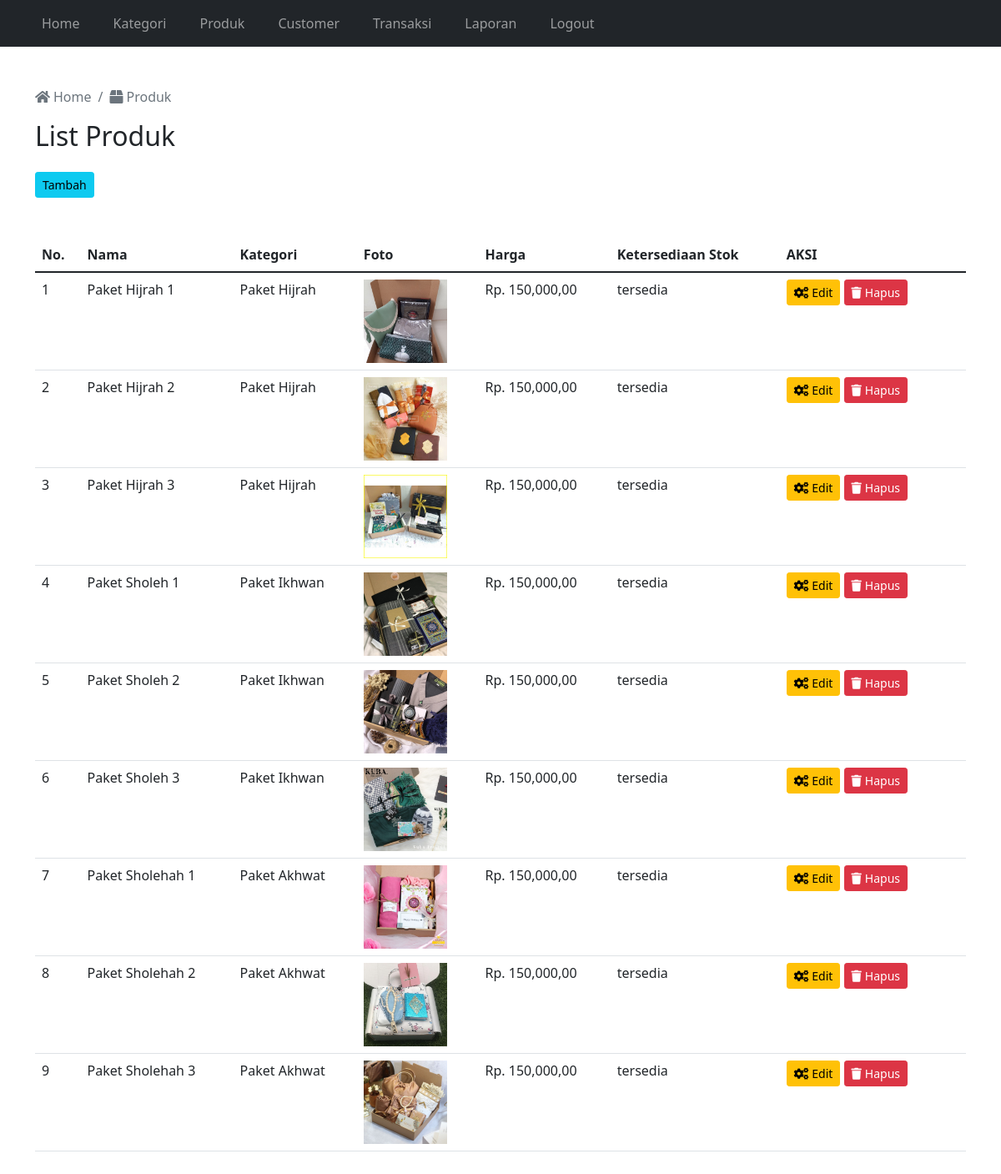
The app's page /admin/produk1.php (signed in) with its own data.
### tables this page shows
CREATE TABLE `tabel_produk` (
  `produk_id` int(11) NOT NULL,
  `kategori_id` int(11) NOT NULL,
  `nama_produk` varchar(255) NOT NULL,
  `harga_produk` double NOT NULL,
  `foto_produk` varchar(255) DEFAULT NULL,
  `detail_produk` text DEFAULT NULL,
  `ketersediaan_stok` enum('habis','tersedia') DEFAULT 'tersedia'
);

CREATE TABLE `tabel_kategori` (
  `kategori_id` int(11) NOT NULL,
  `nama_kategori` varchar(100) NOT NULL
);

### admin/produk1.php (the view, shortened to what this page needs)
<!DOCTYPE html>
<html lang="en">
<head>
    <link href="https://cdn.jsdelivr.net/npm/bootstrap@5.1.3/dist/css/bootstrap.min.css" rel="stylesheet">
    <link rel="stylesheet" href="https://cdnjs.cloudflare.com/ajax/libs/font-awesome/5.15.4/css/all.min.css">
</head>
<body>
<?php include 'navbar1.php'; ?>
    <div class="container mt-5">
        <nav aria-label="breadcrumb">
            <ol class="breadcrumb">
                <li class="breadcrumb-item active" aria-current="page">
                    <a href="../admin/index1.php" class="no-decoration text-muted">
                        <i class="fa fa-home me-1"></i>Home
                    </a>
                </li>
                <li class="breadcrumb-item active" aria-current="page">
                    <i class="fas fa-box me-1"></i>Produk
                </li>
            </ol>
        </nav>
        <div class="mt-3 mb-5">
            <h2>List Produk</h2>
            <a href="produk_tambah.php" class="btn btn-sm btn-info pull-right mt-3">Tambah</a>
            <div class="table-responsive mt-5">
                <table class="table">
                    <thead>
                        <tr>
                            <th>No.</th>
                            <th>Nama</th>
                            <th>Kategori</th>
                            <th>Foto</th>
                            <th>Harga</th>
                            <th>Ketersediaan Stok</th>
                            <th width="20%">AKSI</th>
                        </tr>
                    </thead>
                    <tbody>
                        <?php
                        include '../koneksi.php';
                        $dataproduk = mysqli_query($koneksi, "SELECT a.*, b.nama_kategori AS nama_kategori FROM tabel_produk a INNER JOIN tabel_kategori b ON a.kategori_id = b.kategori_id ORDER BY a.nama_produk ASC");
                        $jumlahproduk = mysqli_num_rows($dataproduk);
                        if($jumlahproduk == 0) {
                        ?>
                            <tr>
                                <td colspan=9 class="text-center">Data Produk Tidak Tersedia.</td>
                            </tr>
                        <?php
                        } else {
                            $jumlah = 1;
                            while($data = mysqli_fetch_array($dataproduk)) {
                        ?>
                                <tr>
                                    <td><?php echo $jumlah; ?></td>
                                    <td><?php echo $data['nama_produk']; ?></td>
                                    <td><?php echo $data['nama_kategori']; ?></td>
                                    <td>
                                        <img src="../image/<?php echo $data['foto_produk']; ?>" alt="Foto" style="max-width: 100px; max-height: 100px;">
                                    </td>
                                    <td><?php echo "Rp. ".number_format($data['harga_produk']).",00"; ?></td>
                                    <td><?php echo $data['ketersediaan_stok']; ?></td>
                                    <td>
                                        <a href="produk_edit.php?id=<?php echo $data['produk_id']; ?>" class="btn btn-sm btn-warning"><i class="fas fa-cogs me-1"></i>Edit</a>
                                        <a href="produk_hapus.php?id=<?php echo $data['produk_id']; ?>" class="btn btn-sm btn-danger"><i class="fas fa-trash me-1"></i>Hapus</a>
                                    </td>
                                </tr>
                        <?php
                                $jumlah++;
                            }
                        }
                        ?>
                    </tbody>
                </table>
            </div>
        </div>
    </div>
</body>
</html>

### admin/navbar1.php (shortened to what this page needs)
<!DOCTYPE html>
<html lang="en">
<head>
    <link href="https://cdn.jsdelivr.net/npm/bootstrap@5.1.3/dist/css/bootstrap.min.css" rel="stylesheet">
</head>
<body>
    <nav class="navbar navbar-expand-lg navbar-dark bg-dark">
        <div class="container">
            <div class="collapse navbar-collapse" id="navbarTogglerDemo02">
                <ul class="navbar-nav me-auto mb-2 mb-lg-0">
                    <li class="nav-item me-4">
                        <a class="nav-link" href="index1.php">Home</a>
                    </li>
                    <li class="nav-item me-4">
                        <a class="nav-link" href="kategori.php">Kategori</a>
                    </li>
                    <li class="nav-item me-4">
                        <a class="nav-link" href="produk1.php">Produk</a>
                    </li>
                    <li class="nav-item me-4">
                        <a class="nav-link" href="customer.php">Customer</a>
                    </li>
                    <li class="nav-item me-4">
                        <a class="nav-link" href="transaksi.php">Transaksi</a>
                    </li>
                    <li class="nav-item me-4">
                        <a class="nav-link" href="laporan.php">Laporan</a>
                    </li>
                    <li class="nav-item me-4">
                        <a class="nav-link" href="../logout.php">Logout</a>
                    </li>
                </ul>
            </div>
        </div>
    </nav>
</body>
</html>

### admin/produk1.php (style rules this page uses)
.no-decoration { text-decoration: none !important; }

### records on screen
tabel_produk: nama_produk "Paket Hijrah 1", kategori.nama_kategori "Paket Hijrah", foto_produk (picture), harga_produk "150,000", ketersediaan_stok "tersedia"
tabel_produk: nama_produk "Paket Hijrah 2", kategori.nama_kategori "Paket Hijrah", foto_produk (picture), harga_produk "150,000", ketersediaan_stok "tersedia"
tabel_produk: nama_produk "Paket Hijrah 3", kategori.nama_kategori "Paket Hijrah", foto_produk (picture), harga_produk "150,000", ketersediaan_stok "tersedia"
tabel_produk: nama_produk "Paket Sholeh 1", kategori.nama_kategori "Paket Ikhwan", foto_produk (picture), harga_produk "150,000", ketersediaan_stok "tersedia"
tabel_produk: nama_produk "Paket Sholeh 2", kategori.nama_kategori "Paket Ikhwan", foto_produk (picture), harga_produk "150,000", ketersediaan_stok "tersedia"
tabel_produk: nama_produk "Paket Sholeh 3", kategori.nama_kategori "Paket Ikhwan", foto_produk (picture), harga_produk "150,000", ketersediaan_stok "tersedia"
tabel_produk: nama_produk "Paket Sholehah 1", kategori.nama_kategori "Paket Akhwat", foto_produk (picture), harga_produk "150,000", ketersediaan_stok "tersedia"
tabel_produk: nama_produk "Paket Sholehah 2", kategori.nama_kategori "Paket Akhwat", foto_produk (picture), harga_produk "150,000", ketersediaan_stok "tersedia"
tabel_produk: nama_produk "Paket Sholehah 3", kategori.nama_kategori "Paket Akhwat", foto_produk (picture), harga_produk "150,000", ketersediaan_stok "tersedia"
